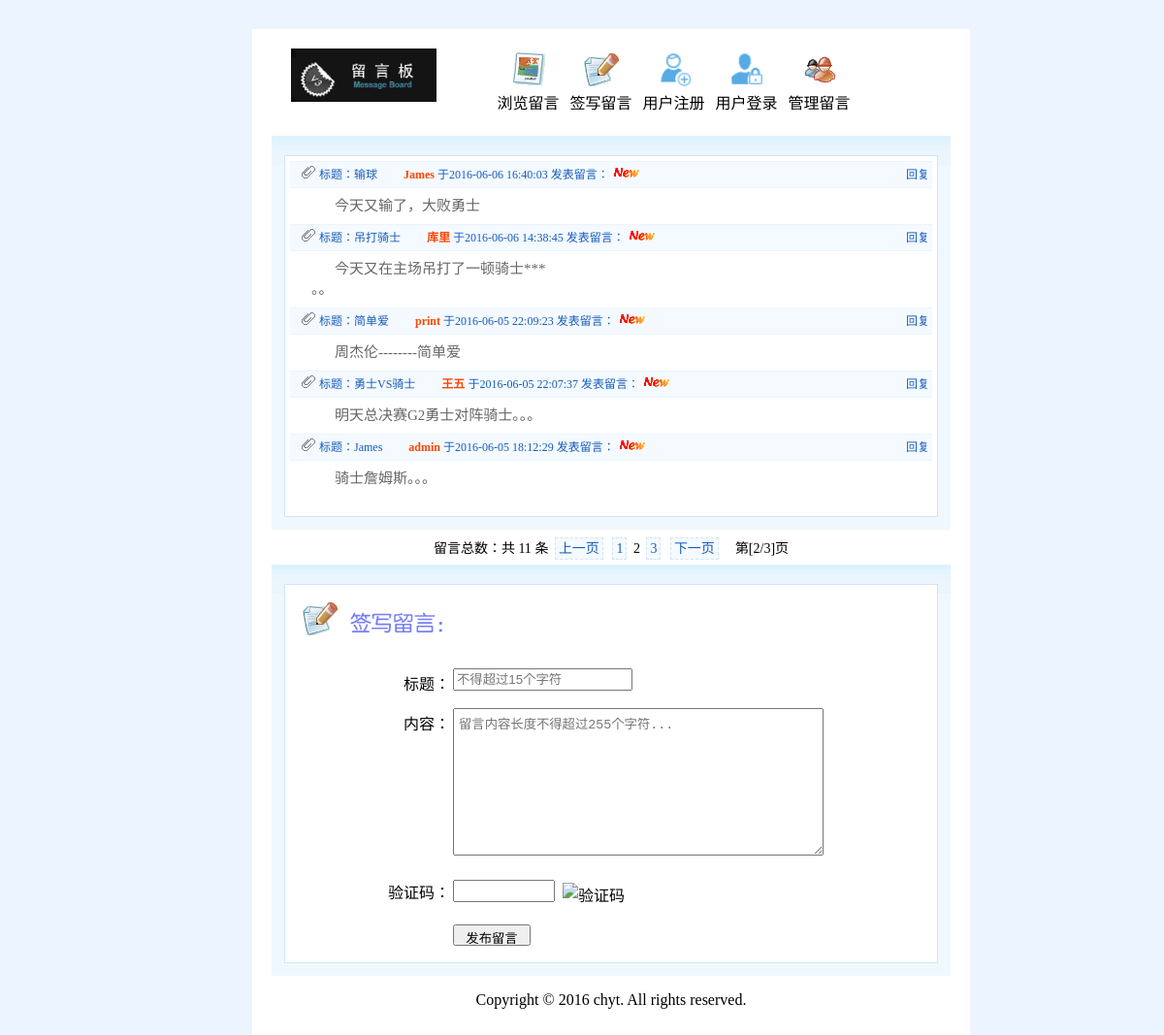
Page /?page=2 on the earlier database version.
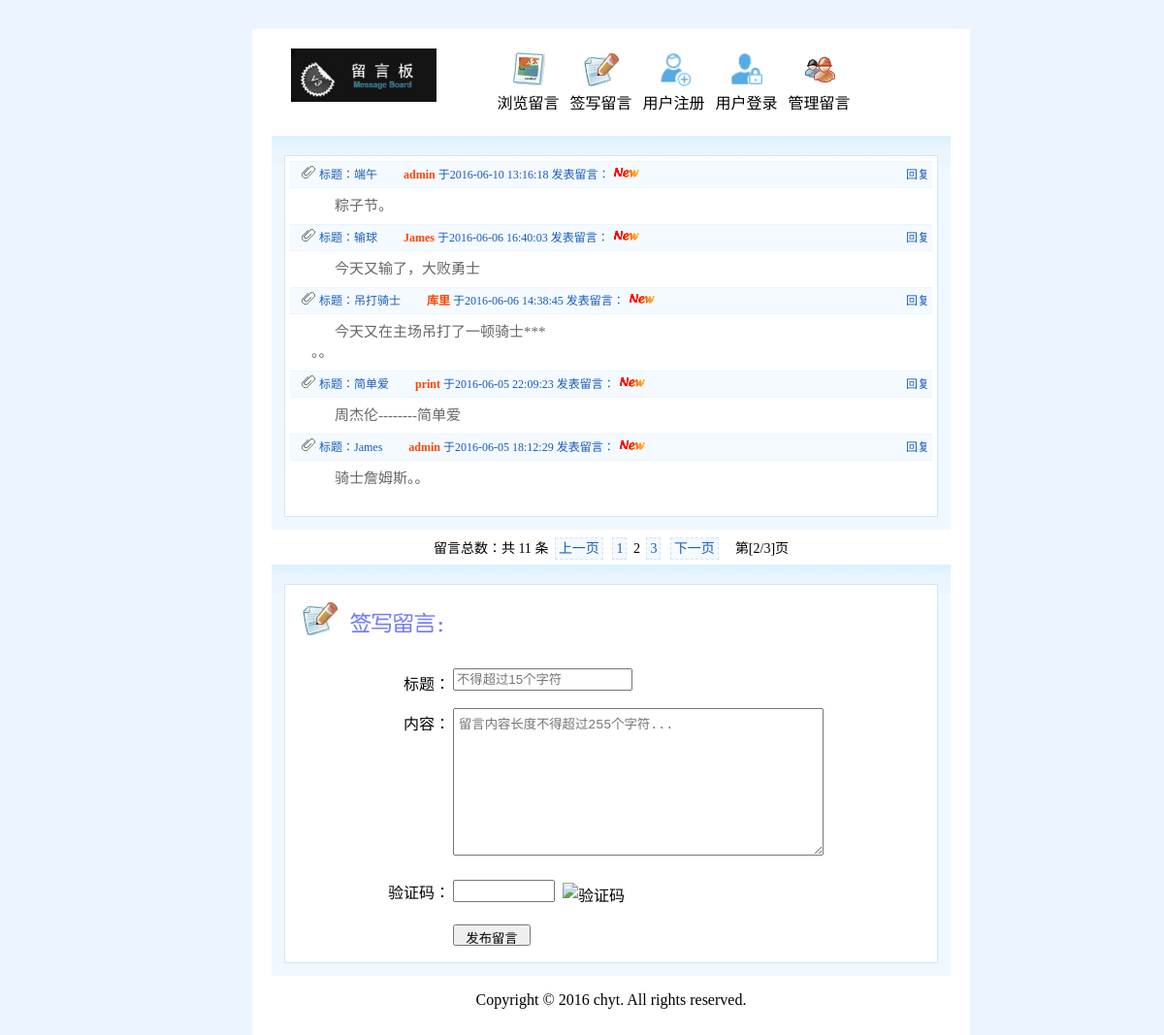
Same page on the later database version.
### tables this page shows
CREATE TABLE IF NOT EXISTS `message` (
  `id` int(10) unsigned NOT NULL AUTO_INCREMENT COMMENT '自增id',
  `mid` int(11) NOT NULL COMMENT '留言用户的id',
  `title` varchar(15) NOT NULL COMMENT '留言标题',
  `content` varchar(255) NOT NULL COMMENT '留言内容',
  `content_time` datetime NOT NULL COMMENT '留言时间',
  `state` int(11) NOT NULL DEFAULT '0' COMMENT '留言信息的状态',
  `top_state` int(11) NOT NULL DEFAULT '0' COMMENT '置顶状态',
  PRIMARY KEY (`id`)
);

CREATE TABLE IF NOT EXISTS `member` (
  `id` int(10) unsigned NOT NULL AUTO_INCREMENT COMMENT '自增id',
  `name` varchar(15) NOT NULL COMMENT '用户名',
  `psw` varchar(32) NOT NULL COMMENT '密码',
  `register_time` datetime NOT NULL COMMENT '注册时间',
  `last_login_time` datetime NOT NULL COMMENT '最后登陆时间',
  PRIMARY KEY (`id`)
);

### inc/mysql.func.php (called while the page is built, shortened)
<?php
    function execute($link, $sql){
        $result = mysqli_query($link, $sql);
        return $result;
    }
    function nums($link, $sql){
        return mysqli_num_rows(execute($link, $sql));
    }
    function fetch_array($result){
        return mysqli_fetch_assoc($result);
    }
?>

### index.php (the view, shortened to what this page needs)
<?php
    $link = connect();
    $sql_count = "select * from message";
    $counts = nums($link, $sql_count);
    $pageSize = 5;
    $pageCount = ceil($counts/$pageSize);
    $page = page($counts, $pageSize);
?>
<!DOCTYPE html>
<html>
<head>
	<link rel="stylesheet" type="text/css" href="style/common.css">
	<link rel="stylesheet" type="text/css" href="style/index.css">
</head>
<body>
	<div id="main">
		<?php include "inc/header.inc.php";?>
		<div id="list">
			<div id="list-main">
			<?php
				$sql = "select id,mid,content,title,content_time from message order by id desc {$page['limit']}";
				$result = execute($link, $sql);
				while ($data = fetch_array($result)) {
					$data['title'] = htmlspecialchars($data['title']);
					$data['content'] = nl2br($data['content']);
				    $sql_mem = "select * from member where id={$data['mid']}";
				    $result_mem = execute($link, $sql_mem);
				    $data_mem = fetch_array($result_mem);
			?>
				<h2>
					<span class="left-area">
						<img src="images/icon_write.gif">
						标题：<a href="show.php?cid=<?php echo $data['id']?>"><?php echo $data['title']?></a>
						<font>&nbsp;&nbsp;&nbsp;&nbsp;&nbsp;&nbsp;&nbsp;&nbsp;<span style="color:#f40;font-weight:bold;"><?php echo $data_mem['name']?></span> 于<?php echo $data['content_time']?> 发表留言：</font>
						<img src="images/new.gif">
					</span>
					<span class="right-area"><a href="reply.php?cid=<?php echo $data['id']?>&mid=<?php echo $data_mem['id']?>">回复</a></span>
				</h2>
				<div class="content">
					<?php echo $data['content']?>
				</div>
			<?php }?>
			</div>
		</div>
		<div id="pages" align="center">
			留言总数：共 <?php echo $counts?> 条 <?php echo $page['html']?>　第[<?php echo $_GET['page']?>/<?php echo $pageCount?>]页
		</div>
		<div id="submit">
			<form action="" method="post">
				<p>
					<img src="images/i1.gif">
					<img src="images/add.gif">
				</p><br><br>
				<label for="user">标题：</label>
				<input type="text" id="title" name="title" value="" placeholder="不得超过15个字符"><br><br>
				<label for="content">内容：</label>
				<textarea name="content" id="content" placeholder="留言内容长度不得超过255个字符..."></textarea><br><br>
				<label for="umum">验证码：</label><input name="unum" type="text" id="unum" size="10"><img src="inc/vcode.php" alt="验证码" title="点击刷新" id="vcode"><br><br>
				<input type="submit" name="submit" id="sbutton" value="发布留言">
			</form>
		</div>
		<?php include "inc/footer.inc.php";?>
	</div>
</body>
</html>

Differences in the rows shown:
removed message: title "勇士VS骑士", member.name "王五", content_time "2016-06-05 22:07:37", content "明天总决赛G2勇士对阵骑士。。。"
now on this page (row unchanged): message: title "端午", member.name "admin", content_time "2016-06-10 13:16:18", content "粽子节。"
changed message: content "骑士詹姆斯。。。" → "骑士詹姆斯。。"
